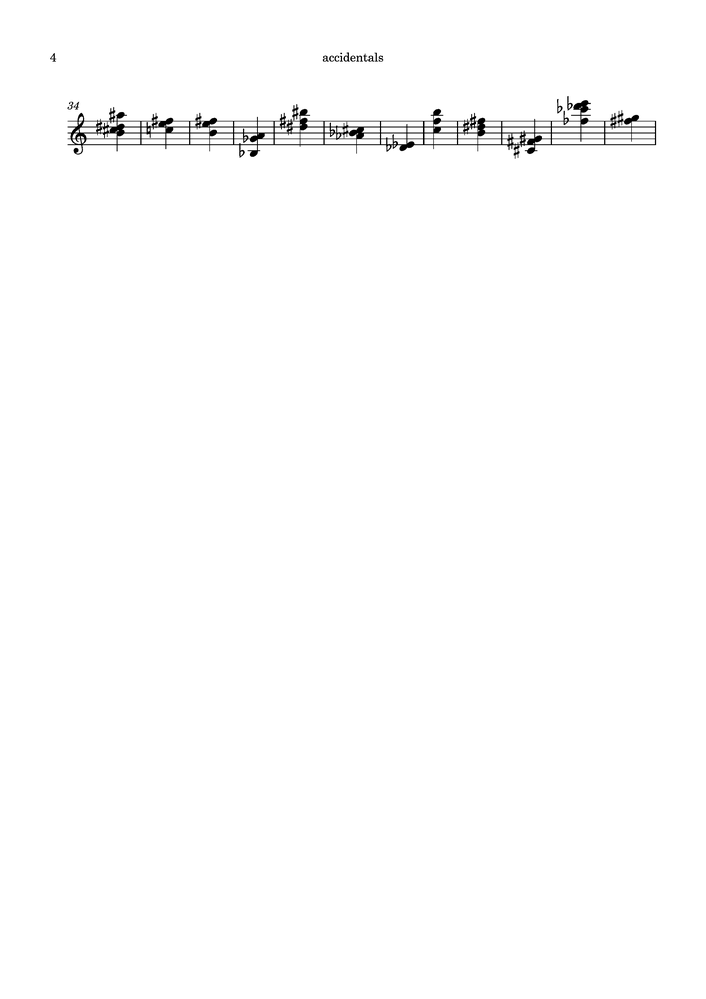
#> input picture scripts/encoding/v2-accidentals-004.png, 706 x 999 px, shrunk from 2475 x 3504 before the run, found by its file name
$ python data_augm.py
#> lines starting #> are read from the running program, lines starting #| are printed output that depends on the picture
import cv2
import numpy as np
import os
import math

def apply_page_curvature(image_path, curvature_intensity=0.2, output_path=None):
    """
    Apply a page curvature effect to an image, similar to an open book.

    Parameters:
    image_path (str): Path to the input image
    curvature_intensity (float): Intensity of the curvature effect (0.0 to 1.0)
    output_path (str): Path to save the curved image (if None, creates a new filename)

    Returns:
    str: Path to the saved curved image
    """
#> called with curvature_intensity = 0.1
    # Read the image
    img = cv2.imread(image_path)
#> img is the input picture: shape (999, 706, 3); min 0, max 255, mean 253

    if img is None:
        raise ValueError(f"Could not read image at {image_path}")

    # Get dimensions
    height, width = img.shape[:2]
#> height = 999; width = 706

    # Create the mapping function for the transformation
    map_x = np.zeros((height, width), dtype=np.float32)
    map_y = np.zeros((height, width), dtype=np.float32)

    # Calculate the curvature effect
    for y in range(height):
        for x in range(width):
            # Normalize x position (0 to 1)
            norm_x = x / width - 0.5

            # Apply subtle curvature - stronger in the middle
            offset_y = curvature_intensity * (norm_x ** 2) * height

            # Set the mapping
            map_x[y, x] = x
            map_y[y, x] = y - offset_y
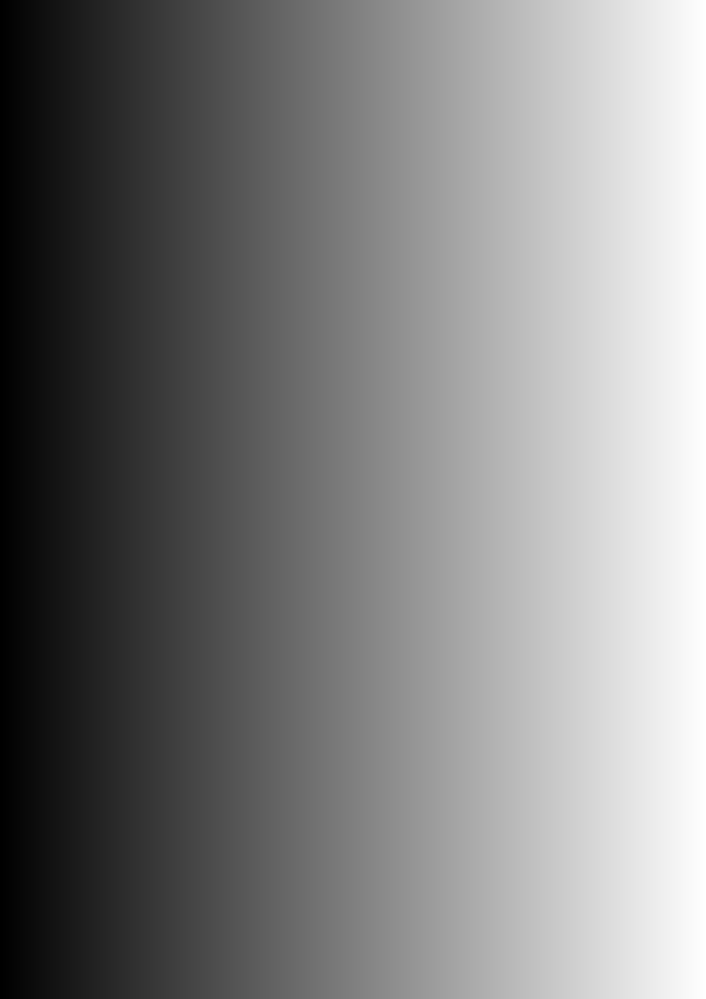
#> map_x: shape (999, 706) float32; min 0, max 705, mean 352.5; drawn with min black and max white
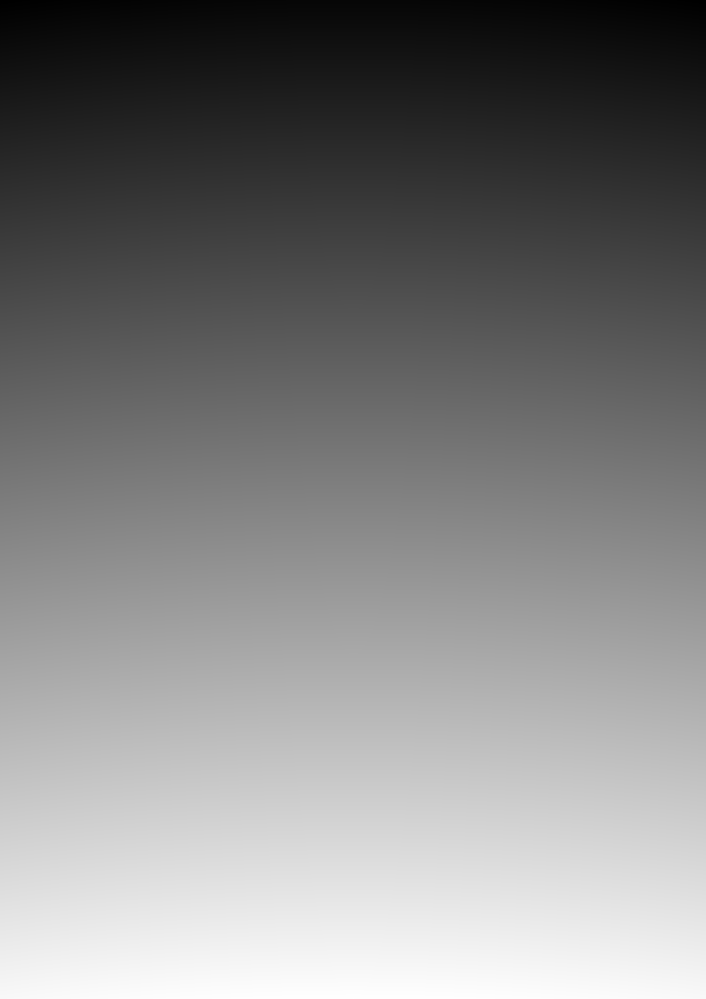
#> map_y: shape (999, 706) float32; min -24.98, max 998, mean 490.7; drawn with min black and max white

    # Apply the remapping
    curved_img = cv2.remap(img, map_x, map_y, cv2.INTER_LINEAR, borderMode=cv2.BORDER_REPLICATE)

    # Create output path if not specified
    if output_path is None:
        base_name = os.path.basename(image_path)
        file_name, ext = os.path.splitext(base_name)
        output_path = os.path.join(os.path.dirname(image_path), f"{file_name}_curved{ext}")

    # Save the curved image
    cv2.imwrite(output_path, curved_img)

    return output_path

# [59 lines left out: function apply_blur_and_curvature, not called in this run]

if __name__ == "__main__":
    # Path to your image
    image_path = "/homes/es314/omr-objdet-benchmark/scripts/encoding/clean_full_pipeline/examples/v2-accidentals-004.png"

    # Apply only curvature
    curved_path = apply_page_curvature(image_path, curvature_intensity=0.1)
    print(f"Curved image saved to: {curved_path}")

    # Apply both blur and curvature
    # combined_path = apply_blur_and_curvature(image_path, blur_amount=5, curvature_intensity=0.1)
    # print(f"Blurred and curved image saved to: {combined_path}")

$ run again, with scripts/encoding/stave-only.png copied over scripts/encoding/v2-accidentals-004.png
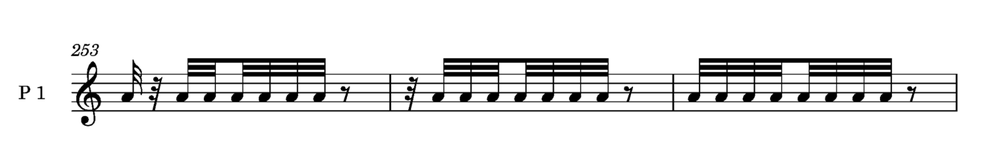
#> input picture scripts/encoding/stave-only.png, 1000 x 152 px, shrunk from 2164 x 328 before the run, found by its file name
#> in apply_page_curvature, img is the input picture: shape (152, 1000, 3); min 0, max 255, mean 230.6
#> in apply_page_curvature, `curved_img = cv2.remap(img, map_x, map_y, cv2.INTER_LINEAR, borderMode..`:
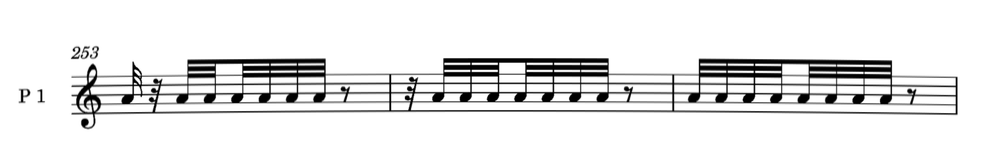
#> curved_img: shape (152, 1000, 3); min 0, max 255, mean 230.6
